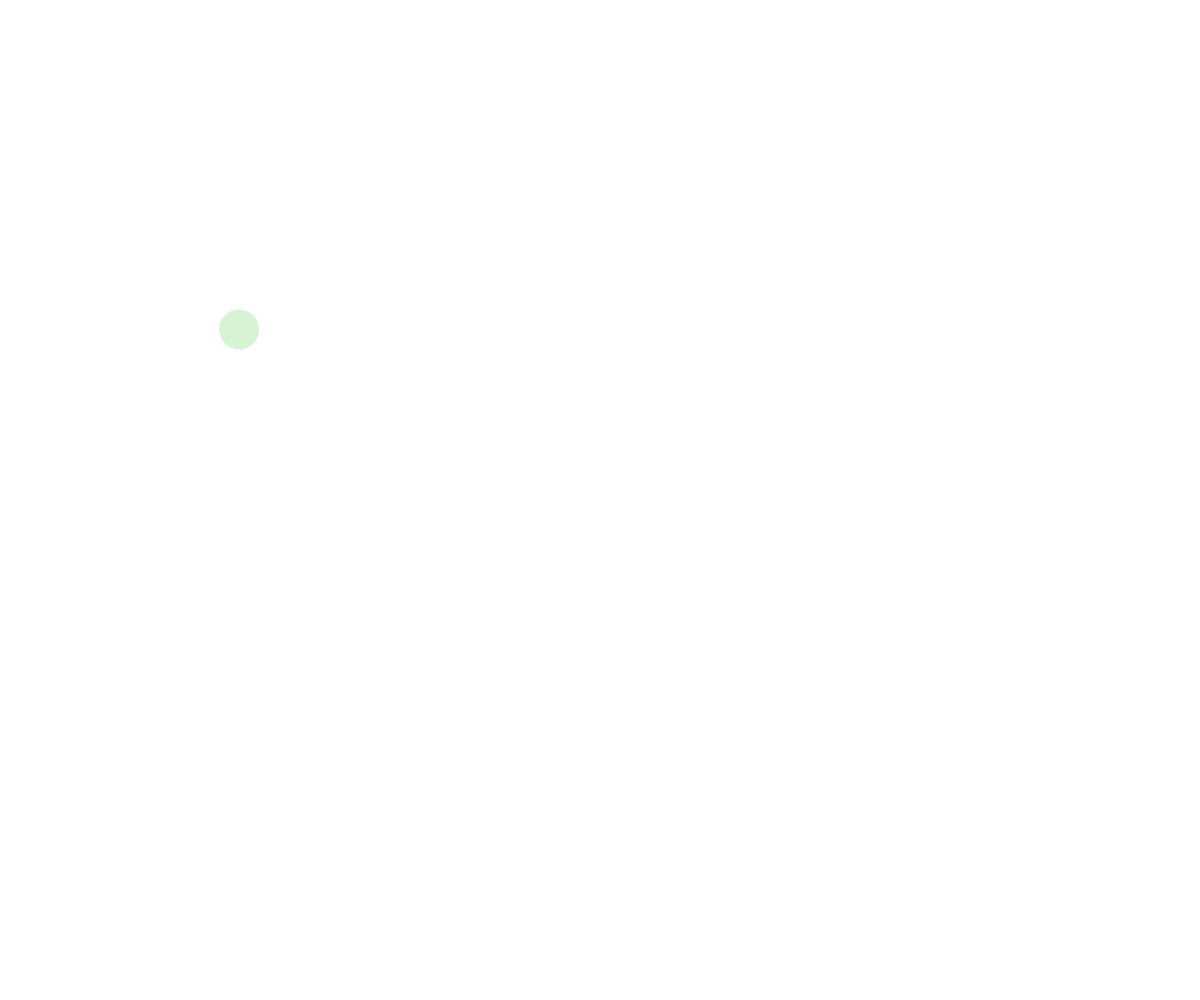
Frame 1 (no input)
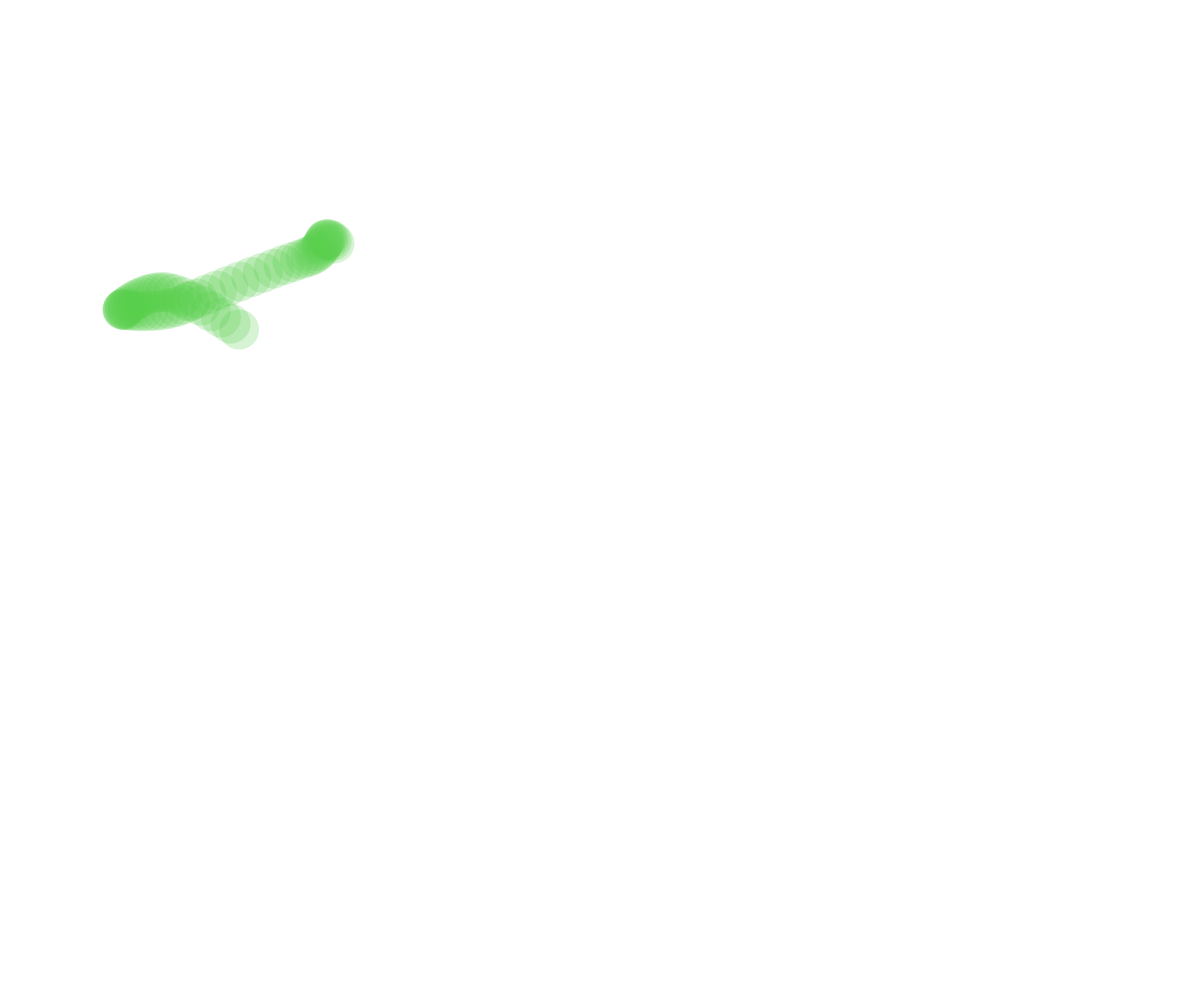
Frame 60 (no input)
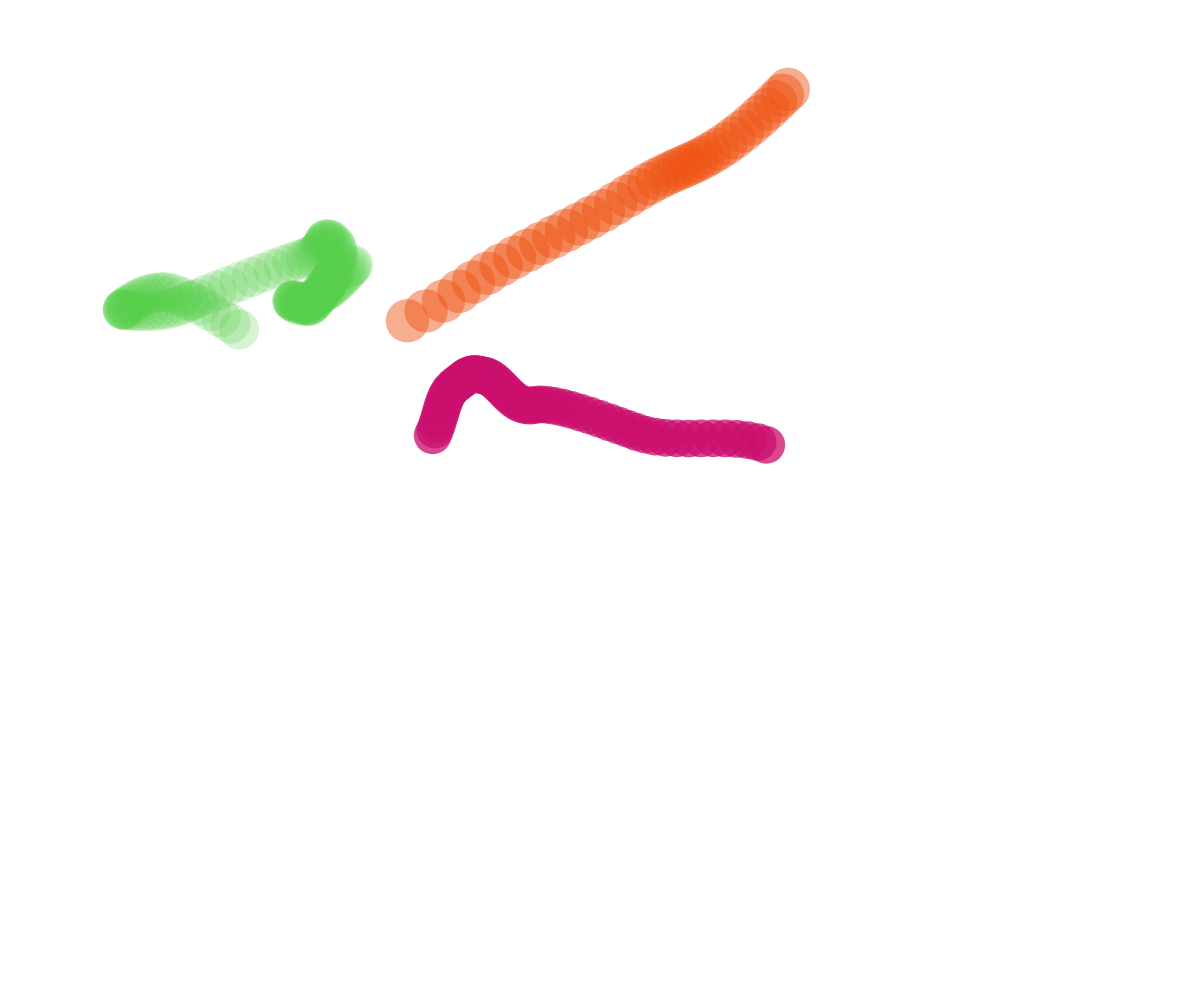
Frame 120 (the mouse pressed at the canvas centre since frame 60)

The p5.js sketch that drew these frames (run headless with seeded random() and noise() and a simulated clock; from frame 60 on, the mouse is pressed at the canvas centre):

// p5.js sketch
// ── sketch.js
// Perlin Noise Ball

let ballArray = [];

function setup() {
  createCanvas(windowWidth, windowHeight);
  background("white");
  noStroke();
  spawnBall();
  //spawn a new ball every two seconds
  window.setInterval(spawnBall, 2000);
}

function draw() {
  for (let theBall of ballArray) {
    fill(theBall.color);
    //move
    theBall.x = noise(theBall.time) * width;
    theBall.y = noise(theBall.time + 300) * height;
    
    //display
    circle(theBall.x, theBall.y, theBall.size);
  
    theBall.time += 0.01;
  }
}

function mousePressed() {
  spawnBall();
}

function spawnBall() {
  let ball = {
    x: random(width),
    y: random(height),
    size: random(10, 50),
    color: color(random(255), random(255), random(255), random(255)),
    time: random(1000),
  };
  ballArray.push(ball);
}
